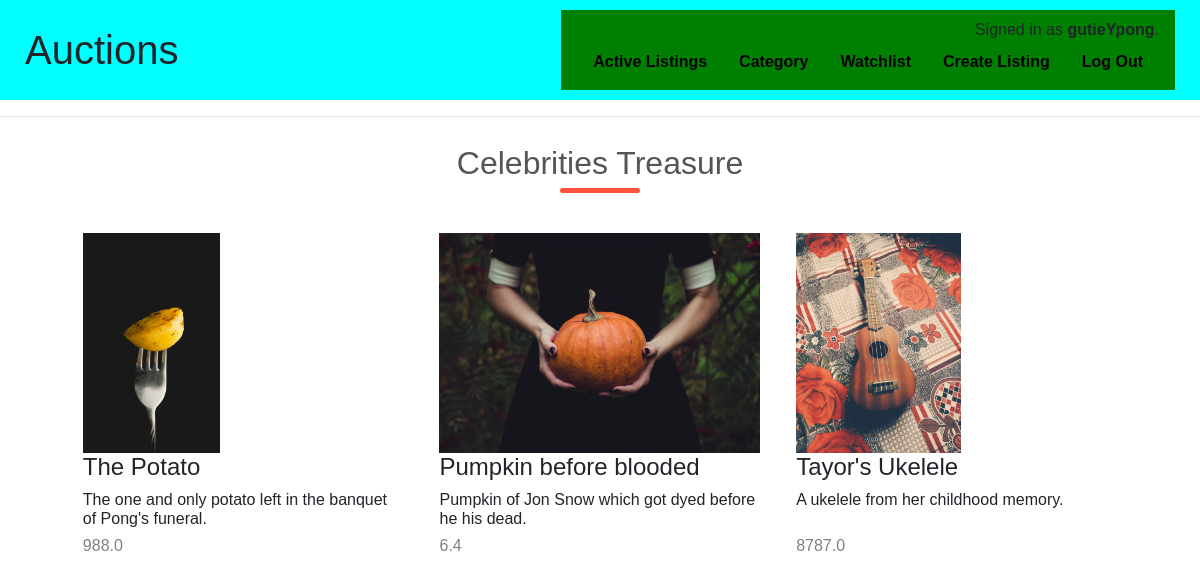
The app's page /category/1 (signed in) with its own data.
### auctions/models.py (models this page shows, shortened)
class User(AbstractUser):
    pass

class Category(models.Model):
    category = models.CharField(max_length=24)
    cate_image = models.ImageField(upload_to='images/', blank=True, null=True)

class Listing(models.Model):
    item_image = models.ImageField(upload_to='images/', blank=True, null=True)
    item_name = models.CharField(max_length=64)
    item_desc = models.CharField(max_length=128)
    starting_bid = models.FloatField()
    item_category = models.ForeignKey(Category, on_delete=models.CASCADE, related_name="classified")
    watchlist = models.ManyToManyField(User, blank=True, related_name="favorites")
    bid_count = models.IntegerField(default=0, blank=False)
    is_active = models.BooleanField(default=True)
    item_creater = models.ForeignKey(User, on_delete=models.CASCADE, related_name="creater")

### auctions/views.py (the view)
# urls.py: path("category/<str:cate_id>", views.category_listing, name="category_listing"),
def category_listing(request, cate_id):
    cate_listing = Listing.objects.filter(item_category_id=cate_id)
    return render(request, "auctions/category_listing.html", {
        "cate_listing": cate_listing,
        "cate_title": cate_listing.first().item_category
    })

### auctions/templates/auctions/category_listing.html
{% extends "auctions/layout.html" %}
{% block body %}
    <h2 class="theme">{{ cate_title.category }}</h2>
    <div class="listings-row">
        {% for listing in cate_listing %}
            <div class="listings-col-3">
                <a href="{% url 'detail' listing.item_name %}">
                    <img src="{{ listing.item_image.url }}">
                </a>
                <h4>{{ listing.item_name }}</h4>
                <h6>{{ listing.item_desc }}</h5>
                <h6 class="bid">{{ listing.starting_bid }}</h6>
            </div>
        {% endfor %}
    </div>
{% endblock %}

### auctions/templates/auctions/layout.html (shortened to what this page needs)
{% load static %}
<!DOCTYPE html>
<html lang="en">
    <head>
        <link rel="stylesheet" href="https://stackpath.bootstrapcdn.com/bootstrap/4.4.1/css/bootstrap.min.css">
        <link href="{% static 'auctions/styles.css' %}" rel="stylesheet">
    </head>
    <body>
        <div class="header">
            <div class="row">
                <h1>Auctions</h1>
                <div class="navbar">
                    <div class="sign-in-bar">
                        {% if user.is_authenticated %}
                            Signed in as <strong>{{ user.username }}</strong>.
                        {% else %}
                            Not signed in.
                        {% endif %}
                    </div>
                    <ul class="nav">
                        <li class="nav-item">
                            <a class="nav-link" href="{% url 'index' %}">Active Listings</a>
                        </li>
                        <li class="nav-item">
                            <a class="nav-link" href="{% url 'category' %}">Category</a>
                        </li>
                        {% if user.is_authenticated %}
                            <li class="nav-item">
                                <a class="nav-link" href="{% url 'watchlist' %}">Watchlist</a>
                            </li>
                            <li class="nav-item">
                                <a class="nav-link" href="{% url 'create_listing' %}">Create Listing</a>
                            </li>
                            <li class="nav-item">
                                <a class="nav-link" href="{% url 'logout' %}">Log Out</a>
                            </li>
                        {% endif %}
                    </ul>
                </div>
            </div>
        </div>
        <hr>
        <div class="main">
            <div class="row">
                {% block body %}
                {% endblock %}
            </div>
        </div>
    </body>
</html>

### auctions/static/auctions/styles.css (style rules this page uses)
* { margin: 0; padding: 0; box-sizing: border-box; }
body { font-family: 'Poppins', sans-serif; }
h1, h2 { margin-bottom: 0; }
img { max-width: 100%; object-fit: fill; height: 220px; }
.header { max-width: 100%; margin: auto; background-color: cyan; }
.header .row { display: flex; justify-content: space-between; align-items: center; padding: 10px 40px; }
.header .navbar { display: flex; flex-direction: column; justify-content: flex-end; align-items: flex-end; background-color: green; }
.header a { color: black; font-weight: bold; }
.main .row { display: flex; align-items: center; flex-direction: column; }
.theme { position: relative; line-height: 60px; color: #555; text-align: center; }
.theme::after { position: absolute; content: ""; background: #ff523b; width: 80px; height: 5px; border-radius: 5px; bottom: 0; left: 50%; transform: translateX(-50%); }
.listings-row { display: flex; align-items: center; flex-wrap: wrap; justify-content: space-around; margin: 40px 80px; }
.listings-col-3 { position: relative; flex-basis: 30%; min-width: 250px; min-height: 330px; margin-bottom: 30px; transition: transform 0.5s; display: flex; flex-direction: column; }
.listings-col-3 .bid { position: absolute; color: gray; bottom: 0; }

### records on screen
User: username "gutieYpong"
Category: category "Celebrities Treasure"
Listing: item_image (picture), item_name "The Potato", item_desc "The one and only potato left in the banquet of Pong's funeral.", starting_bid "988.0"
Listing: item_image (picture), item_name "Pumpkin before blooded", item_desc "Pumpkin of Jon Snow which got dyed before he his dead.", starting_bid "6.4"
Listing: item_image (picture), item_name "Tayor's Ukelele", item_desc "A ukelele from her childhood memory.", starting_bid "8787.0"
